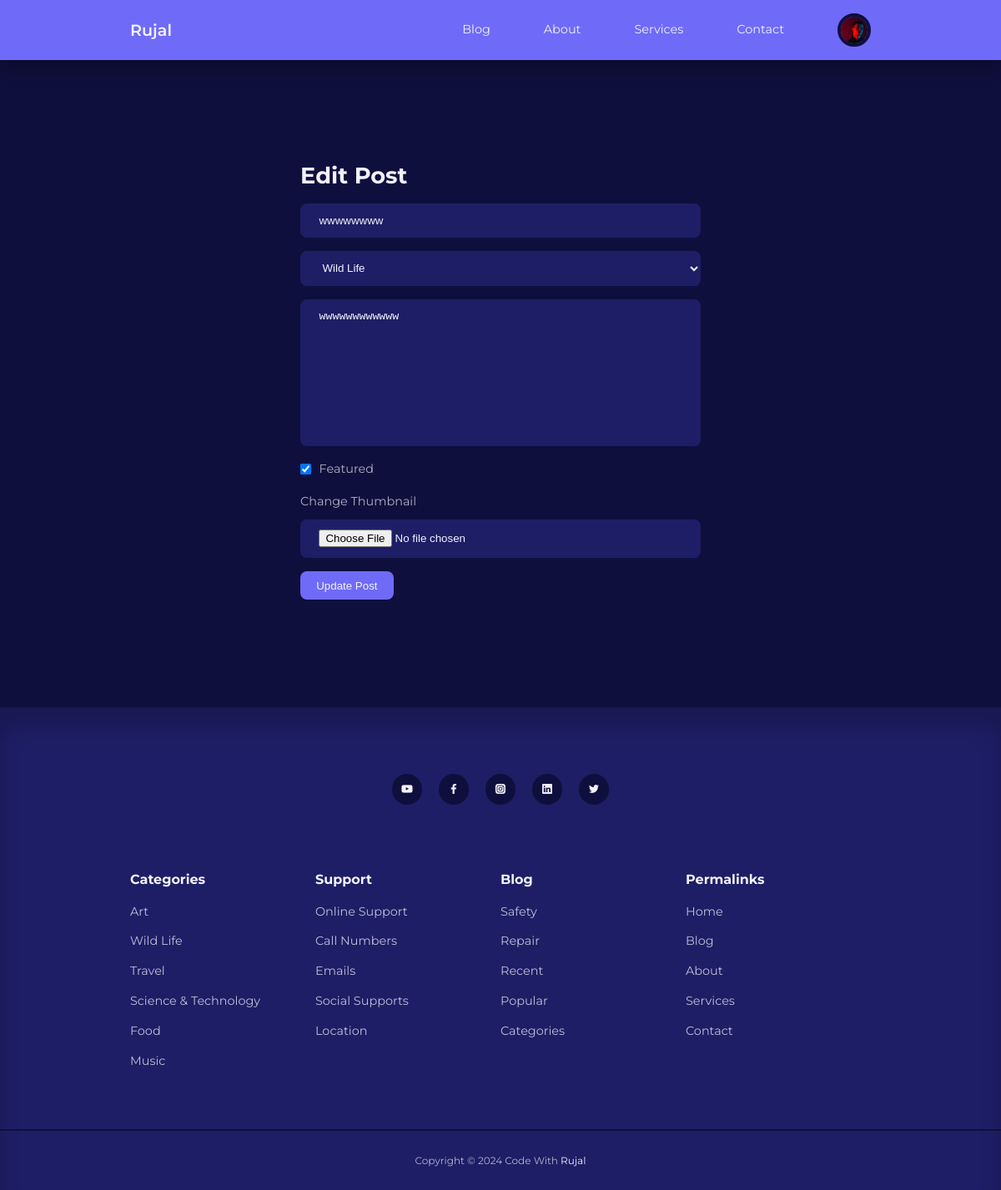
Page /admin/edit-post.php?id=6 (signed in) on the committed database.
### tables this page shows
CREATE TABLE `users` (
  `id` int(11) UNSIGNED NOT NULL,
  `firstname` varchar(50) NOT NULL,
  `lastname` varchar(50) NOT NULL,
  `username` varchar(50) NOT NULL,
  `email` varchar(100) NOT NULL,
  `password` varchar(255) NOT NULL,
  `avatar` varchar(255) NOT NULL,
  `is_admin` tinyint(1) NOT NULL
);

CREATE TABLE `posts` (
  `id` int(11) UNSIGNED NOT NULL,
  `title` varchar(255) NOT NULL,
  `body` text NOT NULL,
  `thumbnail` varchar(255) NOT NULL,
  `date_time` timestamp NOT NULL DEFAULT current_timestamp(),
  `category_id` int(11) UNSIGNED DEFAULT NULL,
  `author_id` int(11) UNSIGNED NOT NULL,
  `is_featured` tinyint(1) NOT NULL
);

### admin/partials/header.php (called while the page is built, shortened)
<?php
require '../partials/header.php';

### admin/edit-post.php (the view, shortened to what this page needs)
<?php
    include 'partials/header.php';
    $category_query = "SELECT * FROM categories";
    $categories = mysqli_query($connection, $category_query);
    if(isset($_GET['id'])) {
        $id = filter_var($_GET['id'], FILTER_SANITIZE_NUMBER_INT);
        $query = "SELECT * FROM posts WHERE id=$id";
        $result = mysqli_query($connection, $query);
        $post = mysqli_fetch_assoc($result);
    } else {
        header('location: ' . ROOT_URL . 'admin/');
        die();
    }
?>
<section class="form__section">
    <div class="container form__section-container">
        <h2>Edit Post</h2>
        <form action="<?= ROOT_URL ?>admin/edit-post-logic.php" enctype="multipart/form-data" method="POST">
            <input type="text" name="title" value="<?= $post['title'] ?>" placeholder="Title">
            <select name="category">
                <?php while($category = mysqli_fetch_assoc($categories)) : ?>
                    <option value="<?= $category['id'] ?>"><?= $category['title'] ?></option>
                <?php endwhile ?>
            </select>
            <textarea rows="10" name="body" placeholder="Body"><?= $post['body'] ?></textarea>
            <div class="form__control inline">
                <input type="checkbox" name="is_featured" id="is_featured" value="1" checked>
                <label for="is_featured" >Featured</label>
            </div>
            <div class="form__control">
                <label for="thumbnail">Change Thumbnail</label>
                <input type="file" name="thumbnail" id="thumbnail">
            </div>
            <button type="submit" name="submit" class="btn">Update Post</button>
        </form>
    </div>
</section>
<?php
    include '../partials/footer.php';
?>

### partials/header.php (shortened to what this page needs)
<?php
require 'config/database.php';
if(isset($_SESSION['user-id'])) {
    $id = filter_var($_SESSION['user-id'], FILTER_SANITIZE_NUMBER_INT);
    $query = "SELECT avatar FROM users WHERE id=$id";
    $result = mysqli_query($connection, $query);
    $avatar = mysqli_fetch_assoc($result);
}
?>
<!DOCTYPE html>
<html lang="en">
<head>
    <link rel="stylesheet" href="<?= ROOT_URL ?>assets/css/style.css">
    <link rel="stylesheet" href="https://unicons.iconscout.com/release/v4.0.0/css/line.css">
</head>
<body>
    <nav>
        <div class="container nav__container">
            <a href="<?= ROOT_URL ?>" class="nav__logo">Rujal</a>
            <ul class="nav__items">
                <li><a href="<?= ROOT_URL ?>blog.php">Blog</a></li>
                <li><a href="<?= ROOT_URL ?>about.php">About</a></li>
                <li><a href="<?= ROOT_URL ?>services.php">Services</a></li>
                <li><a href="<?= ROOT_URL ?>contact.php">Contact</a></li>
                <?php if(isset($_SESSION['user-id'])) : ?>
                    <li class="nav__profile">
                    <div class="avatar">
                        <img src= "<?= ROOT_URL . 'assets/images/' . $avatar['avatar'] ?>">
                    </div>
                </li>
                <?php else : ?>
                <li><a href="<?= ROOT_URL ?>signin.php">Signin</a></li>
                <?php endif ?>
            </ul>
        </div>
    </nav>

### assets/css/style.css (style rules this page uses)
:root { --color-primary: #6f6af8; --color-primary-light: hsl(242, 91%, 69%, 18%); --color-primary-variant: #5854c7; --color-red: #da0f3f; --color-red-variant: #ad1034; --color-red-light: hsl(346, 87%, 46%, 15%); --color-green: #00c476; --color-green-light: hsl(156, 100%, 38%, 15%); --color-gray-900: #1e1e66; --color-gray-700: #2b2b7c; --color-gray-300: rgba(242, 242, 254, 0.3); --color-gray-200: rgba(242, 242, 254, 0.7); --color-white: #f2f2fe; --color-bg: #0f0f3e; --transition: all 300ms ease; --container-width-lg: 74%; --container-width-md: 88%; --form-width: 40%; --card-border-radius-1: 0.3rem; --card-border-radius-2: 0.5rem; --card-border-radius-3: 0.8rem; --card-border-radius-4: 2rem; --card-border-radius-5: 5rem; }
* { margin: 0; padding: 0; outline: 0; border: 0; appearance: none; list-style: none; text-decoration: none; box-sizing: border-box; }
body { font-family: "Montserrat", serif; line-height: 1.6; color: var(--color-gray-200); overflow-x: hidden; background: var(--color-bg); font-size: 0.9rem; }
.container { width: var(--container-width-lg); max-width: 1800px; margin-inline: auto; }
section { margin-top: 3rem; width: 100vw; }
h1, h2, h3, h4, h5 { color: var(--color-white); line-height: 1.3; }
h2 { font-size: 1.7rem; margin: 1rem 0; }
a { color: var(--color-white); transition: var(--transition); }
img { display: block; width: 100%; object-fit: cover; }
nav { background: var(--color-primary); width: 100vw; height: 4.5rem; position: fixed; top: 0; z-index: 10; box-shadow: 0 1rem 1rem rgba(0, 0, 0, 0.2); }
.nav__container { height: 100%; display: flex; align-items: center; justify-content: space-between; }
.avatar { width: 2.5rem; height: 2.5rem; border-radius: 50%; overflow: hidden; border: 0.3rem solid var(--color-bg); }
.nav__logo { font-weight: 600; font-size: 1.2rem; }
.nav__items { display: flex; align-items: center; gap: 4rem; }
.nav__profile { position: relative; cursor: pointer; }
.btn { display: inline-block; width: fit-content; padding: 0.6rem 1.2rem; background-color: var(--color-primary); border-radius: var(--card-border-radius-2); cursor: pointer; transition: var(--transition); color: var(--color-white); }
.form__section { display: grid; place-items: center; height: 100vh; }
.form__section-container { width: var(--form-width); }
form { display: flex; flex-direction: column; gap: 1rem; }
.form__control { display: flex; flex-direction: column; gap: 0.6rem; }
.form__control.inline { flex-direction: row; align-items: center; }
input, textarea, select { padding: 0.8rem 1.4rem; background-color: var(--color-gray-900); border-radius: var(--card-border-radius-2); resize: none; color: var(--color-white); appearance: auto; }

### rows in the picture
users: avatar (picture)
posts: title "wwwwwwww", body "wwwwwwwwwwww"

### other values in the picture
form field category "Wild Life"
